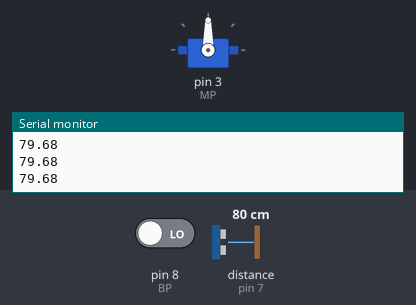
Bench run of a sketch on a simulated Arduino Uno, built with avr-gcc and run on an emulated ATmega328P. On the bench: servo, the last lines printed to the serial monitor. Wiring (inferred from the names in the program): ultrasonic range finder: trigger pin 6; echo pin 7. The inputs (shaded band) are chosen by the test bench; at power-on: distance to the obstacle (sensor on pin 7) 80 cm, pin 8 (BP) LOW. The echo pulse lasts 58.3 µs per cm; the audio player accepts every command and is not drawn.

Above: at 1.7 s.
1.8 s: distance to the obstacle (sensor on pin 7) set to 12 cm
3.3 s: distance to the obstacle (sensor on pin 7) set to 9 cm
At 4.7 s:
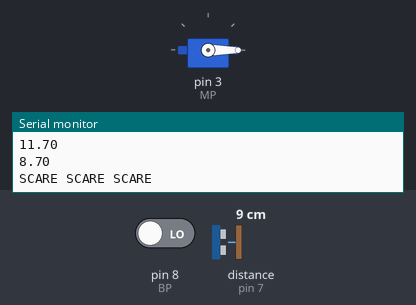
Timing chart, 0 to 6.3 s (numbered marks = the images above; inputs shaded):
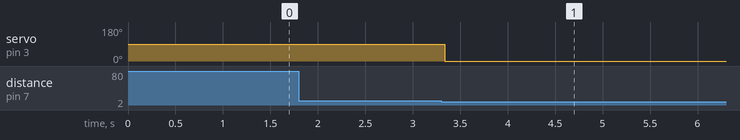

The sketch:

project.ino
```cpp
// Panasonic sensor detects hand distance. When close enough, box lid will jump open (spring?) and roar at you.
// Speaker: 2-3 watts, 8 ohms
// MicroSD with SD adapter
// 3-4 batteries taped together and connected in series

#include <Servo.h>
#include <DFRobotDFPlayerMini.h>
#include <SoftwareSerial.h>

#define BP 8
#define MP 3
#define TP 6
#define EP 7

DFRobotDFPlayerMini player;
SoftwareSerial serialSpeaker(10, 11);

Servo motor;

int track = 1, trackTotal = 6;
bool buttonState = false, buttonReading = false, buttonPrev = false;
unsigned long time = 0, debounce = 200;

void setup() {
  Serial.begin(9600);
  serialSpeaker.begin(9600);

  if (!motor.attached()) motor.attach(MP); // if (!motor.attached() && motor.attach(MP)) Serial.println("Motor online");
  else if (!motor.attach(MP)) Serial.println("Motor not found");
  else Serial.println("Motor already connected");

  if (player.begin(serialSpeaker)) Serial.println("Player online");
  else Serial.println("Player not found");

  pinMode(BP, INPUT);
  pinMode(EP, INPUT);
  pinMode(TP, OUTPUT);
}

float sensor(int trigPin, int echoPin) {
  digitalWrite(trigPin, LOW);
  delayMicroseconds(2);
  digitalWrite(trigPin, HIGH);
  delayMicroseconds(10);
  digitalWrite(trigPin, LOW);

  return (pulseIn(echoPin, HIGH) * 0.0343) / 2;
}

void loop() {
  player.volume(28);

  buttonReading = digitalRead(BP);

  if (buttonReading == HIGH && buttonPrev == LOW && millis() - time > debounce) {
    if (buttonState == HIGH) buttonState = LOW;
    else buttonState = HIGH;

    time = millis();
  }

  float distance = sensor(TP, EP);
  Serial.println(distance);

  if (distance < 10 && distance > 0) {
    Serial.println("SCARE SCARE SCARE");
    player.play(track);
    motor.write(0);
    track++;
    delay(5000);
    buttonState = false;
  } else if (buttonState) {
    if (motor.read() == 45) motor.write(180);
    else motor.write(45);

    buttonState = false;
    delay(1000);
  }

  if (track > trackTotal) track = 1;
  buttonPrev = buttonReading;
}
```

Measured:
- the behaviour switches between 11 and 10 cm on distance to the obstacle (sensor on pin 7) (found by bisection; images 0 and 1)
- after the input at 3.3 s, servo on pin 3 (MP): 90° → 0° at once
